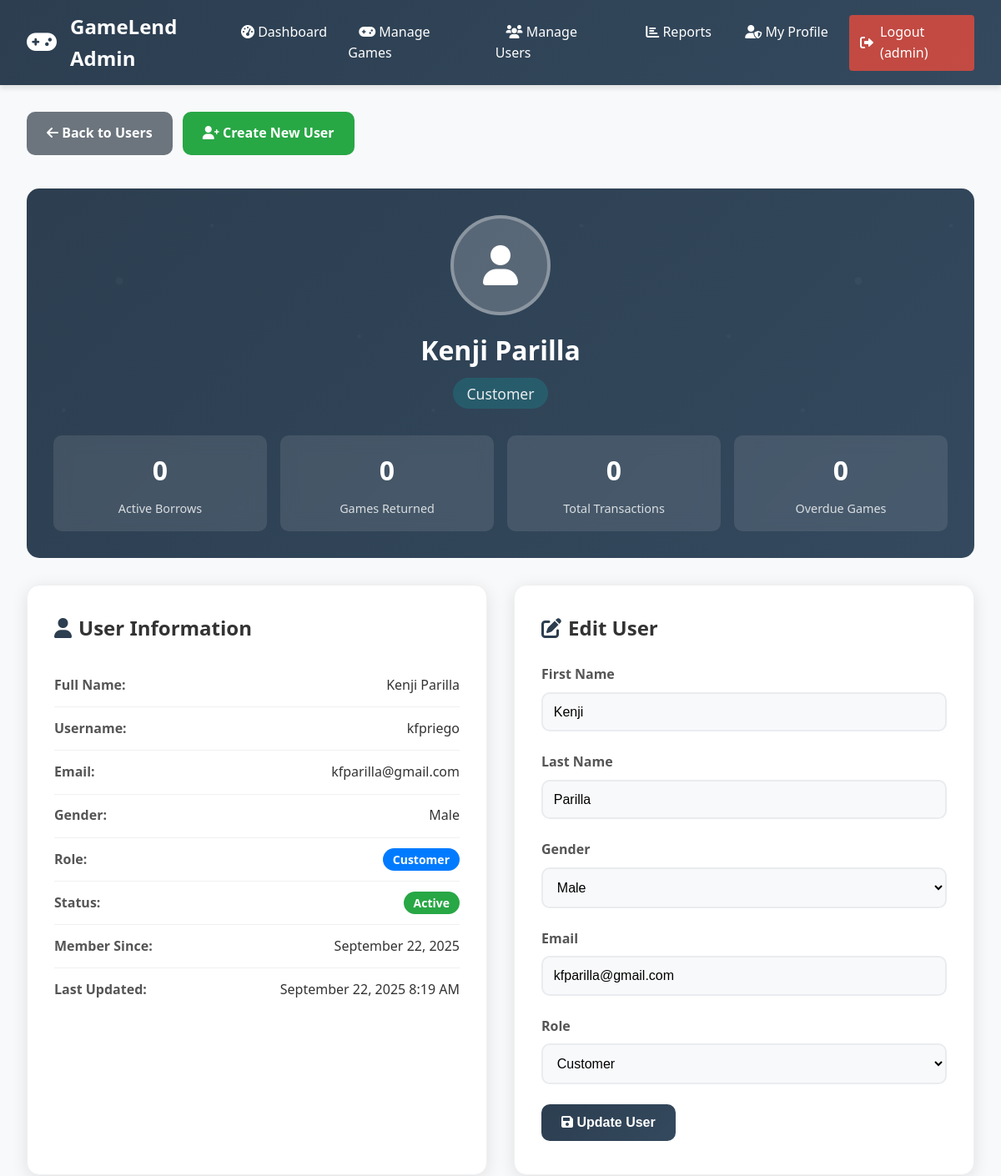
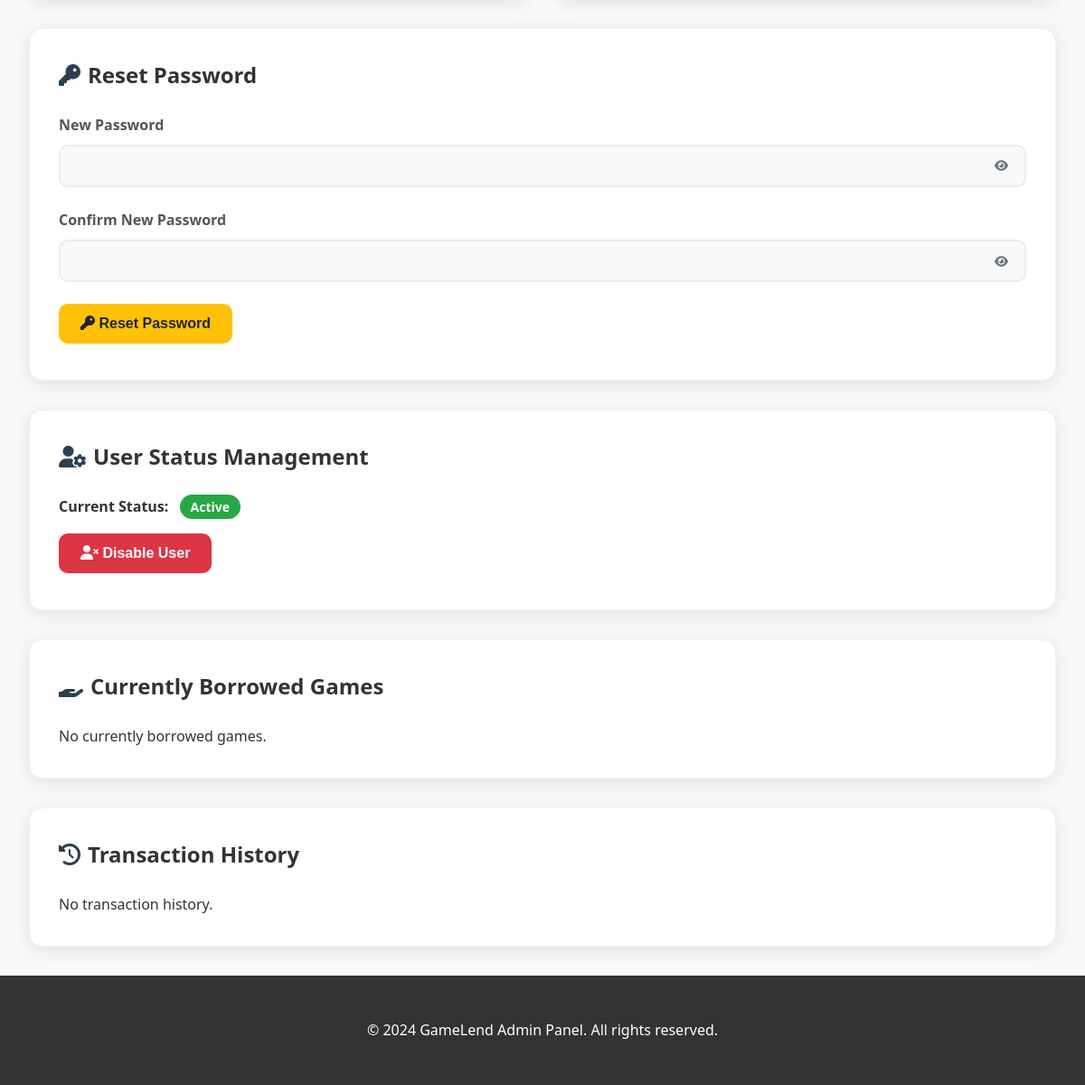
Screenshot of /admin/user_record.php?id=3 (signed in) with the database file from the repository (2 pictures, top to bottom).
### tables this page shows
CREATE TABLE `users` (
  `id` int(11) NOT NULL,
  `username` varchar(50) NOT NULL,
  `email` varchar(100) NOT NULL,
  `password` varchar(255) NOT NULL,
  `first_name` varchar(50) NOT NULL,
  `last_name` varchar(50) NOT NULL,
  `gender` enum('male','female','other','prefer_not_to_say') NOT NULL,
  `role` enum('admin','customer') DEFAULT 'customer',
  `status` enum('active','disabled') DEFAULT 'active',
  `created_at` timestamp NOT NULL DEFAULT current_timestamp(),
  `updated_at` timestamp NOT NULL DEFAULT current_timestamp() ON UPDATE current_timestamp()
);

### admin/user_record.php (the view, shortened to what this page needs)
<?php
require_once '../db/db_connect.php';
$user_id = isset($_GET['id']) ? (int)$_GET['id'] : 0;
$stmt = $pdo->prepare("SELECT * FROM users WHERE id = ?");
$stmt->execute([$user_id]);
$user = $stmt->fetch();
$stmt = $pdo->prepare("SELECT
    COUNT(CASE WHEN status = 'borrowed' THEN 1 END) as active_borrows,
    COUNT(CASE WHEN status = 'returned' THEN 1 END) as total_returns,
    COUNT(CASE WHEN status = 'overdue' THEN 1 END) as overdue_count,
    COUNT(*) as total_transactions
    FROM borrow_transactions WHERE user_id = ?");
$stmt->execute([$user_id]);
$stats = $stmt->fetch();
$stmt = $pdo->prepare("SELECT bt.*, g.title, g.platform, g.status as game_status
                       FROM borrow_transactions bt
                       JOIN games g ON bt.game_id = g.id
                       WHERE bt.user_id = ? AND bt.status = 'borrowed'
                       ORDER BY bt.borrow_date DESC");
$stmt->execute([$user_id]);
$borrowed_games = $stmt->fetchAll();
$stmt = $pdo->prepare("SELECT bt.*, g.title, g.platform
                       FROM borrow_transactions bt
                       JOIN games g ON bt.game_id = g.id
                       WHERE bt.user_id = ?
                       ORDER BY bt.borrow_date DESC LIMIT 20");
$stmt->execute([$user_id]);
$transaction_history = $stmt->fetchAll();
$overdue_count = 0;
include 'includes/admin_header.php';
?>
<div class="user-record-container <?php echo ($user['status'] ?? 'active') === 'disabled' ? 'disabled-user' : ''; ?>">
    <div class="back-button">
        <a href="users.php" class="btn btn-secondary">
            <i class="fas fa-arrow-left"></i> Back to Users
        </a>
        <a href="create_admin.php" class="btn btn-success">
            <i class="fas fa-user-plus"></i> Create New User
        </a>
    </div>
    <div class="user-header">
        <div class="user-avatar">
            <i class="fas fa-<?php echo $user['role'] === 'admin' ? 'user-shield' : 'user'; ?>"></i>
        </div>
        <h1 class="user-name"><?php echo htmlspecialchars($user['first_name'] . ' ' . $user['last_name']); ?></h1>
        <p class="user-role">
            <?php echo ucfirst($user['role']); ?>
        </p>
        <div class="user-stats">
            <div class="stat-card">
                <div class="stat-number"><?php echo $stats['active_borrows']; ?></div>
                <div class="stat-label">Active Borrows</div>
            </div>
            <div class="stat-card">
                <div class="stat-number"><?php echo $stats['total_returns']; ?></div>
                <div class="stat-label">Games Returned</div>
            </div>
            <div class="stat-card">
                <div class="stat-number"><?php echo $stats['total_transactions']; ?></div>
                <div class="stat-label">Total Transactions</div>
            </div>
            <div class="stat-card">
                <div class="stat-number"><?php echo $overdue_count; ?></div>
                <div class="stat-label">Overdue Games</div>
            </div>
        </div>
    </div>
    <div class="content-grid">
        <div class="content-section">
            <h2 class="section-title">
                <i class="fas fa-user"></i>
                User Information
            </h2>
            <div class="info-item">
                <span class="info-label">Full Name:</span>
                <span class="info-value"><?php echo htmlspecialchars($user['first_name'] . ' ' . $user['last_name']); ?></span>
            </div>
            <div class="info-item">
                <span class="info-label">Username:</span>
                <span class="info-value"><?php echo htmlspecialchars($user['username']); ?></span>
            </div>
            <div class="info-item">
                <span class="info-label">Email:</span>
                <span class="info-value"><?php echo htmlspecialchars($user['email']); ?></span>
            </div>
            <div class="info-item">
                <span class="info-label">Gender:</span>
                <span class="info-value"><?php echo ucfirst(str_replace('_', ' ', $user['gender'])); ?></span>
            </div>
            <div class="info-item">
                <span class="info-label">Role:</span>
                <span class="info-value">
                    <span class="badge badge-<?php echo $user['role'] === 'admin' ? 'danger' : 'primary'; ?>">
                        <?php echo ucfirst($user['role']); ?>
                    </span>
                </span>
            </div>
            <div class="info-item">
                <span class="info-label">Status:</span>
                <span class="info-value">
                    <span class="badge badge-<?php echo ($user['status'] ?? 'active') === 'active' ? 'success' : 'danger'; ?>">
                        <?php echo ucfirst($user['status'] ?? 'active'); ?>
                    </span>
                </span>
            </div>
            <div class="info-item">
                <span class="info-label">Member Since:</span>
                <span class="info-value"><?php echo date('F j, Y', strtotime($user['created_at'])); ?></span>
            </div>
            <div class="info-item">
                <span class="info-label">Last Updated:</span>
                <span class="info-value"><?php echo date('F j, Y g:i A', strtotime($user['updated_at'])); ?></span>
            </div>
        </div>
        <div class="content-section">
            <h2 class="section-title">
                <i class="fas fa-edit"></i>
                Edit User
            </h2>
            <form method="POST">
                <div class="form-group">
                    <label for="first_name" class="form-label">First Name</label>
                    <input type="text" id="first_name" name="first_name" class="form-control"
                           value="<?php echo htmlspecialchars($user['first_name']); ?>" required>
                </div>
                <div class="form-group">
                    <label for="last_name" class="form-label">Last Name</label>
                    <input type="text" id="last_name" name="last_name" class="form-control"
                           value="<?php echo htmlspecialchars($user['last_name']); ?>" required>
                </div>
                <div class="form-group">
                    <label for="gender" class="form-label">Gender</label>
                    <select id="gender" name="gender" class="form-control" required>
                        <option value="male" <?php echo $user['gender'] === 'male' ? 'selected' : ''; ?>>Male</option>
                    </select>
                </div>
                <div class="form-group">
                    <label for="email" class="form-label">Email</label>
                    <input type="email" id="email" name="email" class="form-control"
                           value="<?php echo htmlspecialchars($user['email']); ?>" required>
                </div>
                <div class="form-group">
                    <label for="role" class="form-label">Role</label>
                    <select id="role" name="role" class="form-control" required>
                        <option value="customer" <?php echo $user['role'] === 'customer' ? 'selected' : ''; ?>>Customer</option>
                    </select>
                </div>
                <button type="submit" class="btn btn-primary">
                    <i class="fas fa-save"></i> Update User
                </button>
            </form>
        </div>
    </div>
    <div class="content-section" style="margin-bottom: 2rem;">
        <h2 class="section-title">
            <i class="fas fa-key"></i>
            Reset Password
        </h2>
        <form method="POST">
            <div class="form-group">
                <label for="new_password" class="form-label">New Password</label>
                <div class="password-container">
                    <input type="password" id="new_password" name="new_password" class="form-control" required>
                    <button type="button" class="toggle-password" onclick="togglePasswordVisibility('new_password')">
                        <i class="fas fa-eye"></i>
                    </button>
                </div>
            </div>
            <div class="form-group">
                <label for="confirm_password" class="form-label">Confirm New Password</label>
                <div class="password-container">
                    <input type="password" id="confirm_password" name="confirm_password" class="form-control" required>
                    <button type="button" class="toggle-password" onclick="togglePasswordVisibility('confirm_password')">
                        <i class="fas fa-eye"></i>
                    </button>
                </div>
            </div>
            <button type="submit" class="btn btn-warning">
                <i class="fas fa-key"></i> Reset Password
            </button>
        </form>
    </div>
    <div class="content-section" style="margin-bottom: 2rem;">
        <h2 class="section-title">
            <i class="fas fa-user-cog"></i>
            User Status Management
        </h2>
        <div style="display: flex; align-items: center; gap: 1rem; margin-bottom: 1rem;">
            <div>
                <strong>Current Status:</strong>
                <span class="badge badge-<?php echo ($user['status'] ?? 'active') === 'active' ? 'success' : 'danger'; ?>" style="margin-left: 0.5rem;">
                    <?php echo ucfirst($user['status'] ?? 'active'); ?>
                </span>
            </div>
        </div>
        <?php if($user['id'] != $_SESSION['user_id']): ?>
            <div style="display: flex; gap: 1rem;">
                <?php if(($user['status'] ?? 'active') === 'active'): ?>
                    <form method="POST" style="display: inline;">
                        <button type="submit" class="btn btn-danger"
                                onclick="return confirm('Are you sure you want to disable this user? They will not be able to login until re-enabled.')">
                            <i class="fas fa-user-times"></i> Disable User
                        </button>
                    </form>
                <?php endif; ?>
            </div>
        <?php else: ?>
            <p style="color: #6c757d; font-style: italic;">
                <i class="fas fa-info-circle"></i> You cannot disable your own account.
            </p>
        <?php endif; ?>
    </div>
    <div class="content-section" style="margin-bottom: 2rem;">
        <h2 class="section-title">
            <i class="fas fa-hand-holding"></i>
            Currently Borrowed Games
        </h2>
        <?php if(empty($borrowed_games)): ?>
            <p>No currently borrowed games.</p>
        <?php endif; ?>
    </div>
    <div class="content-section">
        <h2 class="section-title">
            <i class="fas fa-history"></i>
            Transaction History
        </h2>
        <?php if(empty($transaction_history)): ?>
            <p>No transaction history.</p>
        <?php endif; ?>
    </div>
</div>
<?php include 'includes/admin_footer.php'; ?>

### assets/css/style.css (style rules this page uses)
* { margin: 0; padding: 0; box-sizing: border-box; }
body { font-family: 'Segoe UI', Tahoma, Geneva, Verdana, sans-serif; line-height: 1.6; color: #333; background-color: #f8f9fa; }
.form-group { margin-bottom: 1.5rem; }
.form-label { display: block; margin-bottom: 0.5rem; font-weight: 600; color: #555; }
.form-control { width: 100%; padding: 0.75rem; border: 2px solid #ddd; border-radius: 5px; font-size: 1rem; transition: border-color 0.3s; }
.btn { display: inline-block; padding: 0.75rem 1.5rem; border: none; border-radius: 5px; font-size: 1rem; font-weight: 600; text-decoration: none; cursor: pointer; transition: all 0.3s; text-align: center; }
.btn-primary { background: linear-gradient(135deg, #667eea 0%, #764ba2 100%); color: white; }
.btn-success { background: #28a745; color: white; }
.btn-danger { background: #dc3545; color: white; }
.btn-warning { background: #ffc107; color: #212529; }
.badge { padding: 0.25rem 0.75rem; border-radius: 20px; font-size: 0.875rem; font-weight: 600; }

### admin/includes/admin_header.php (style rules this page uses)
:root { --primary: #6c5ce7; --primary-dark: #5649c9; --secondary: #00cec9; --dark: #2d3436; --light: #f5f6fa; --gray: #dfe6e9; --shadow: 0 4px 6px rgba(0, 0, 0, 0.1); --transition: all 0.3s ease; }
* { margin: 0; padding: 0; box-sizing: border-box; }
body { font-family: 'Segoe UI', Tahoma, Geneva, Verdana, sans-serif; background-color: #f8f9fa; color: var(--dark); line-height: 1.6; }

### rows the page displays
users: first_name+last_name "Kenji Parilla", role "Customer", username "kfpriego", email "kfparilla@gmail.com", gender "Male", status "Active", created_at "September 22, 2025", updated_at "September 22, 2025 8:19 AM", first_name "Kenji", last_name "Parilla"

### other values shown
$_SESSION['username'] "admin"
$stats['active_borrows'] "0"
$stats['total_returns'] "0"
$stats['total_transactions'] "0"
$overdue_count "0"
